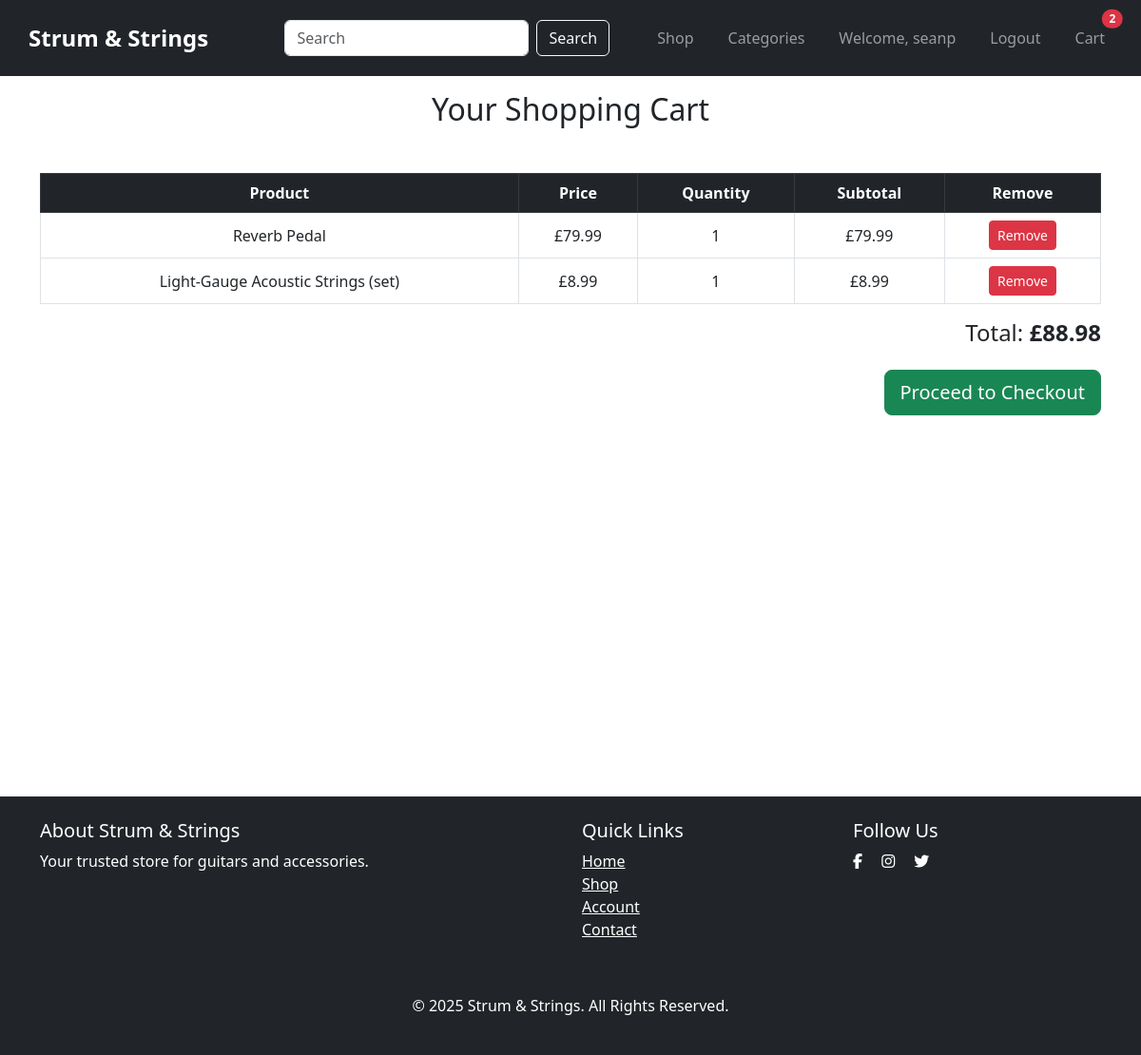
Page /cart/ (signed in) on the earlier database version.
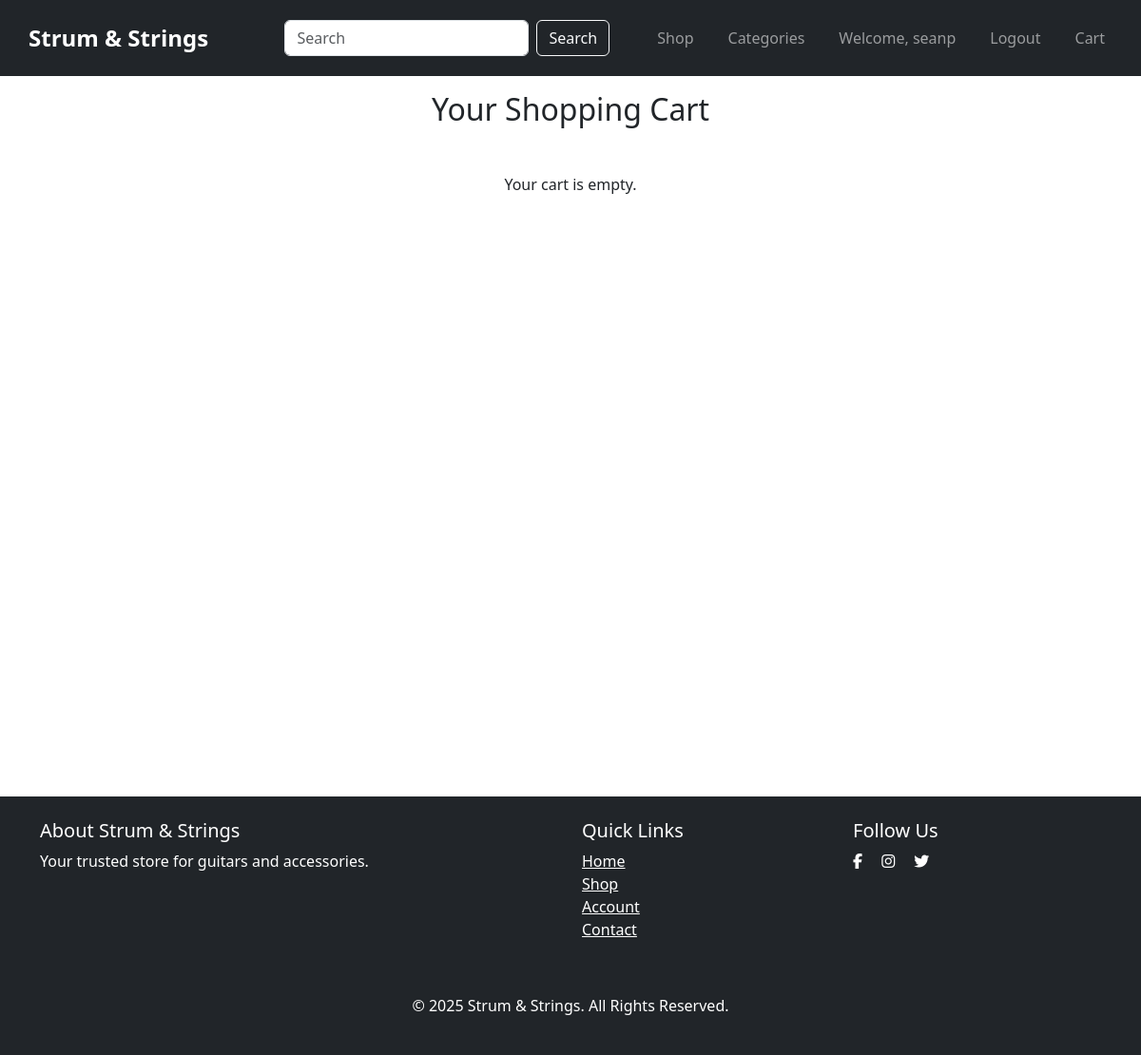
Same page on the later database version.
### cart/models.py (models this page shows, shortened)
class CartItem(models.Model):
    user = models.ForeignKey(User, on_delete=models.CASCADE)
    product = models.ForeignKey(Product, on_delete=models.CASCADE)
    quantity = models.PositiveIntegerField(default=1)
    added_on = models.DateTimeField(auto_now_add=True)

### products/models.py (models this page shows, shortened)
class Product(models.Model):
    name = models.CharField(max_length=200)
    brand = models.CharField(
        max_length=100,
        help_text="e.g. Gibson, Martin, Yamaha, Fender, etc.",
        default="Unknown",
    )
    category = models.ForeignKey(
        Category,
        on_delete=models.CASCADE,
        related_name='products'
    )
    model = models.CharField(
        max_length=100,
        help_text="e.g. Stratocaster, Les Paul, Dreadnought, etc."
    )
    image = models.ImageField(
        upload_to='products/',
        blank=True,
        null=True
    )
    short_description = models.TextField(blank=True)
    price = models.DecimalField(
        max_digits=8,
        decimal_places=2,
        default=0.00,
        help_text="Price in GBP (e.g. 499.99)"
    )

### cart/views.py (the view)
# urls.py: path('', views.view_cart, name='view_cart'),
@login_required
def view_cart(request):
    cart_items = CartItem.objects.filter(user=request.user)
    for item in cart_items:
        item.subtotal = item.product.price * item.quantity
    total = sum(item.subtotal for item in cart_items)
    return render(request, 'cart/cart.html', {
        'cart_items': cart_items,
        'total': total,
    })

### cart/context_processors.py (called while the page is built)
def cart_item_count(request):
    if request.user.is_authenticated:
        count = CartItem.objects.filter(user=request.user).count()
    else:
        count = 0
    return {'cart_item_count': count}

### cart/templates/cart/cart.html (shortened to what this page needs)
{% extends 'base.html' %}
{% load static %}
{% block extra_css %}
{{ block.super }}
  <link rel="stylesheet" href="{% static 'cart/css/cart.css' %}">
{% endblock %}
{% block main_class %}container py-5 mt-5{% endblock %}
{% block content %}
<h2 class="text-center mb-5">Your Shopping Cart</h2>
{% if cart_items %}
  <div class="table-responsive">
    <table class="table table-bordered align-middle">
      <thead class="table-dark">
        <tr>
          <th scope="col">Product</th>
          <th scope="col">Price</th>
          <th scope="col">Quantity</th>
          <th scope="col">Subtotal</th>
          <th scope="col">Remove</th>
        </tr>
      </thead>
      <tbody>
        {% for item in cart_items %}
          <tr>
            <td>{{ item.product.name }}</td>
            <td>£{{ item.product.price }}</td>
            <td>{{ item.quantity }}</td>
            <td>£{{ item.subtotal|floatformat:2 }}</td>
            <td>
              <a href="{% url 'cart:remove_from_cart' item.id %}" class="btn btn-danger btn-sm">Remove</a>
            </td>
          </tr>
        {% endfor %}
      </tbody>
    </table>
  </div>
  <div class="text-end">
    <h4>Total: <strong>£{{ total|floatformat:2 }}</strong></h4>
  </div>
  <div class="text-end">
    <a href="{% url 'cart:checkout' %}" class="btn btn-success btn-lg mt-3">Proceed to Checkout</a>
  </div>
{% else %}
  <p class="text-center">Your cart is empty.</p>
{% endif %}
{% endblock %}

### templates/base.html (shortened to what this page needs)
{% load static %}
<!DOCTYPE html>
<html lang="en">
  <head>
    {% block corecss %}
    <link
      rel="stylesheet"
      href="https://cdn.jsdelivr.net/npm/bootstrap@5.3.0/dist/css/bootstrap.min.css"
    />
    {% endblock %}
    {% block extra_css %}
    <link rel="stylesheet" href="{% static 'css/base.css' %}" />
    {% endblock %}
  </head>
  <body>
    <div class="wrapper d-flex flex-column">
      <header class="bg-dark text-white fixed-top">
        <nav class="navbar navbar-expand-lg navbar-dark container-fluid">
          <div class="navbar-brand-container">
            <a class="navbar-brand" href="{% url 'home' %}">Strum & Strings</a>
          </div>
          <div
            class="collapse navbar-collapse justify-content-between burger-one"
            id="navbarNav"
          >
          <form class="d-flex mx-auto" method="get" action="{% url 'products:products_list' %}">
            <input
              class="form-control me-2 w-100"
              type="search"
              name="q"
              placeholder="Search"
              aria-label="Search"
              value="{{ query|default:'' }}"
            />
            <button class="btn btn-outline-light" type="submit">
              Search
            </button>
          </form>
            <ul
              class="navbar-nav ms-auto list-inline list-unstyled"
              id="nav-links-one"
            >
              <li class="nav-item">
                <a class="nav-link" href="{% url 'products:products_list' %}"
                  >Shop</a
                >
              </li>
              <li class="nav-item">
                <a
                  class="nav-link"
                  href="{% url 'categories:categories_list' %}"
                  >Categories</a
                >
              </li>
              {% if user.is_authenticated %}
              <li class="nav-item">
                <a class="nav-link" href="{% url 'accounts:profile' %}">Welcome, {{ user.username }}</a>
              </li>
              <li class="nav-item">
                <a class="nav-link" href="{% url 'account_logout' %}">Logout</a>
              </li>
              {% endif %}
              <li class="nav-item">
                <a class="nav-link position-relative" href="{% url 'cart:view_cart' %}">
                  Cart
                  {% if cart_item_count > 0 %}
                    <span class="position-absolute top-0 start-100 translate-middle badge rounded-pill bg-danger">
                      {{ cart_item_count }}
                    </span>
                  {% endif %}
                </a>
              </li>
            </ul>
          </div>
        </nav>
      </header>
      <main class="{% block main_class %}flex-grow-1{% endblock %}">
        {% block content %}{% endblock %}
      </main>
      <footer class="bg-dark text-white py-4" id="footer-one">
        <div class="container">
          <div class="row">
            <div class="col-md-6">
              <h5>About Strum & Strings</h5>
              <p>Your trusted store for guitars and accessories.</p>
            </div>
            <div class="col-md-3 mb-3">
              <h5>Quick Links</h5>
              <ul class="list-unstyled">
                <li><a href="#" class="text-white">Home</a></li>
                <li><a href="#" class="text-white">Shop</a></li>
                <li><a href="#" class="text-white">Account</a></li>
                <li><a href="#" class="text-white">Contact</a></li>
              </ul>
            </div>
            <div class="col-md-3">
              <h5>Follow Us</h5>
              <a href="#" class="text-white me-3"
                ><i class="fab fa-facebook-f"></i
              ></a>
              <a href="#" class="text-white me-3"
                ><i class="fab fa-instagram"></i
              ></a>
              <a href="#" class="text-white me-3"
                ><i class="fab fa-twitter"></i
              ></a>
            </div>
          </div>
          <div class="text-center mt-4">
            &copy; 2025 Strum & Strings. All Rights Reserved.
          </div>
        </div>
      </footer>
    </div>
  </body>
</html>

Differences in the rows shown:
removed CartItem: product.name "Reverb Pedal", product.price "79.99", quantity "1", subtotal "79.99"
removed CartItem: product.name "Light‑Gauge Acoustic Strings (set)", product.price "8.99", quantity "1", subtotal "8.99"
Other differences:
{{ cart_item_count }}: "2" → (not shown)
{{ total|floatformat:2 }}: "88.98" → (not shown)
text no longer shown: "Product Price Quantity Subtotal Remove Total: £ Proceed to Checkout"
text now shown: "Your cart is empty."
